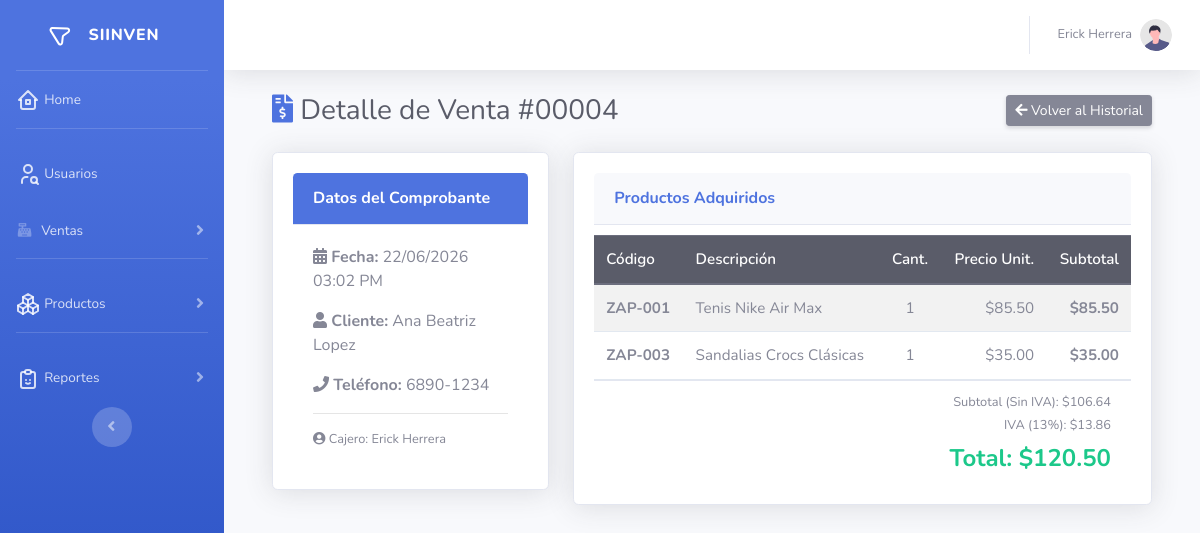
The page /apps/ventas/vistas/index.php?modulo=ventas&accion=detalle&id=4 (signed in) on the database its author committed.
### tables this page shows
CREATE TABLE `ventas` (
  `id_venta` int(11) NOT NULL AUTO_INCREMENT,
  `id_cliente` int(11) NOT NULL,
  `id_usuario` int(11) NOT NULL,
  `subtotal` decimal(10,2) NOT NULL DEFAULT 0.00,
  `iva` decimal(10,2) NOT NULL DEFAULT 0.00,
  `total` decimal(10,2) NOT NULL DEFAULT 0.00,
  `fecha_venta` timestamp NOT NULL DEFAULT current_timestamp(),
  PRIMARY KEY (`id_venta`),
  KEY `idx_ventas_cliente` (`id_cliente`),
  KEY `idx_ventas_usuario` (`id_usuario`),
  KEY `idx_ventas_fecha` (`fecha_venta`),
  CONSTRAINT `fk_ventas_cliente` FOREIGN KEY (`id_cliente`) REFERENCES `clientes` (`id_cliente`),
  CONSTRAINT `fk_ventas_usuario` FOREIGN KEY (`id_usuario`) REFERENCES `usuarios` (`id_usuario`)
);

CREATE TABLE `clientes` (
  `id_cliente` int(11) NOT NULL AUTO_INCREMENT,
  `nombre_completo` varchar(100) NOT NULL,
  `telefono` varchar(20) DEFAULT NULL,
  `correo` varchar(100) DEFAULT NULL,
  `direccion` text DEFAULT NULL,
  `created_at` timestamp NOT NULL DEFAULT current_timestamp(),
  PRIMARY KEY (`id_cliente`),
  KEY `idx_clientes_nombre` (`nombre_completo`)
);

CREATE TABLE `usuarios` (
  `id_usuario` int(11) NOT NULL AUTO_INCREMENT,
  `id_rol` int(11) NOT NULL,
  `nombre_completo` varchar(100) NOT NULL,
  `correo` varchar(100) NOT NULL,
  `contrasena` varchar(255) NOT NULL,
  `estado` bit(1) NOT NULL DEFAULT b'1',
  `created_at` timestamp NOT NULL DEFAULT current_timestamp(),
  `updated_at` timestamp NOT NULL DEFAULT current_timestamp() ON UPDATE current_timestamp(),
  PRIMARY KEY (`id_usuario`),
  UNIQUE KEY `uq_usuarios_correo` (`correo`),
  KEY `fk_usuarios_rol` (`id_rol`),
  CONSTRAINT `fk_usuarios_rol` FOREIGN KEY (`id_rol`) REFERENCES `roles` (`id_rol`)
);

CREATE TABLE `detalle_ventas` (
  `id_detalle` int(11) NOT NULL AUTO_INCREMENT,
  `id_venta` int(11) NOT NULL,
  `id_producto` int(11) NOT NULL,
  `cantidad` int(11) NOT NULL DEFAULT 1,
  `precio_unitario` decimal(10,2) NOT NULL,
  `subtotal_linea` decimal(10,2) NOT NULL,
  PRIMARY KEY (`id_detalle`),
  KEY `idx_detalle_venta` (`id_venta`),
  KEY `idx_detalle_producto` (`id_producto`),
  CONSTRAINT `fk_detalle_producto` FOREIGN KEY (`id_producto`) REFERENCES `productos` (`id_producto`),
  CONSTRAINT `fk_detalle_venta` FOREIGN KEY (`id_venta`) REFERENCES `ventas` (`id_venta`)
);

CREATE TABLE `productos` (
  `id_producto` int(11) NOT NULL AUTO_INCREMENT,
  `id_categoria` int(11) NOT NULL,
  `codigo` varchar(50) NOT NULL,
  `nombre` varchar(150) NOT NULL,
  `precio` decimal(10,2) NOT NULL DEFAULT 0.00,
  `stock` int(11) NOT NULL DEFAULT 0,
  `estado` bit(1) NOT NULL DEFAULT b'1',
  `created_at` timestamp NOT NULL DEFAULT current_timestamp(),
  `updated_at` timestamp NOT NULL DEFAULT current_timestamp() ON UPDATE current_timestamp(),
  PRIMARY KEY (`id_producto`),
  UNIQUE KEY `uq_productos_codigo` (`codigo`),
  KEY `idx_productos_categoria` (`id_categoria`),
  CONSTRAINT `fk_productos_categoria` FOREIGN KEY (`id_categoria`) REFERENCES `categorias` (`id_categoria`)
);

### config/conexion.php (called while the page is built)
<?php
class Conexion {
    public static function conectar() {
        $host = 'localhost';
        $db   = 'inventario_ventas';
        $user = 'root';
        $pass = '';
        $charset = 'utf8';
        try {
            $dsn = "mysql:host=$host;dbname=$db;charset=$charset";
            $options = [
                PDO::ATTR_ERRMODE            => PDO::ERRMODE_EXCEPTION,
                PDO::ATTR_DEFAULT_FETCH_MODE => PDO::FETCH_ASSOC,
                PDO::ATTR_EMULATE_PREPARES   => false,
            ];
            return new PDO($dsn, $user, $pass, $options);
        } catch (\PDOException $e) {
            die("Error crítico de conexión: " . $e->getMessage());
        }
    }
}

### apps/ventas/controladores/VentaController.php (called while the page is built, shortened)
<?php
class VentaController {
    public function obtenerInfoVenta($id_venta){
        $modelo = new \apps\ventas\modelos\ventaModel();
        return $modelo->obtenerInfoVenta($id_venta);
    }
    function obtenerDetalleVenta($id_venta) {
        $modelo = new \apps\ventas\modelos\ventaModel();
        return $modelo->obtenerDetallesVenta($id_venta);
    }
    }
?>

### apps/ventas/modelos/ventaModel.php (called while the page is built, shortened)
<?php
require_once __DIR__ . '/../../../config/conexion.php';
class ventaModel {
    private $db;
    public function __construct() {
        $this->db = \Conexion::conectar();
    }
    public function obtenerInfoVenta($id_venta) {
        try {
            $sql = "SELECT v.*, c.nombre_completo AS cliente, c.telefono, u.nombre_completo AS cajero
                    FROM ventas v
                    LEFT JOIN clientes c ON v.id_cliente = c.id_cliente
                    LEFT JOIN usuarios u ON v.id_usuario = u.id_usuario
                    WHERE v.id_venta = :id";
            $stmt = $this->db->prepare($sql);
            $stmt->execute(['id' => $id_venta]);
            return $stmt->fetch(\PDO::FETCH_ASSOC);
        } catch (\PDOException $e) {
            return false;
        }
    }
    public function obtenerDetallesVenta($id_venta) {
        try {
            $sql = "SELECT d.*, p.codigo, p.nombre
                    FROM detalle_ventas d
                    INNER JOIN productos p ON d.id_producto = p.id_producto
                    WHERE d.id_venta = :id";
            $stmt = $this->db->prepare($sql);
            $stmt->execute(['id' => $id_venta]);
            return $stmt->fetchAll(\PDO::FETCH_ASSOC);
        } catch (\PDOException $e) {
            return [];
        }
    }
}

### apps/ventas/vistas/detalle.php (the view, shortened to what this page needs)
<?php
$id_venta = $_GET['id'] ?? 0;
$ventaController = new VentaController();
$infoVenta = $ventaController->obtenerInfoVenta($id_venta);
$detalles = $ventaController->obtenerDetalleVenta($id_venta);
?>
<div class="container-fluid">
    <div class="d-sm-flex align-items-center justify-content-between mb-4">
        <h1 class="h3 mb-0 text-gray-800">
            <i class="fas fa-file-invoice-dollar text-primary"></i>
            Detalle de Venta #<?php echo str_pad($infoVenta['id_venta'], 5, "0", STR_PAD_LEFT); ?>
        </h1>
        <a href="index.php?modulo=ventas&accion=historial" class="btn btn-secondary btn-sm shadow-sm">
            <i class="fas fa-arrow-left"></i> Volver al Historial
        </a>
    </div>
    <div class="row">
        <div class="col-lg-4">
            <div class="card shadow mb-4">
                <div class="card-header py-3 bg-primary">
                    <h6 class="m-0 font-weight-bold text-white">Datos del Comprobante</h6>
                </div>
                <div class="card-body">
                    <p><strong><i class="fas fa-calendar-alt"></i> Fecha:</strong> <?php echo date('d/m/Y h:i A', strtotime($infoVenta['fecha_venta'])); ?></p>
                    <p><strong><i class="fas fa-user"></i> Cliente:</strong> <?php echo htmlspecialchars($infoVenta['cliente'] ?? 'Consumidor Final'); ?></p>
                    <?php if(!empty($infoVenta['telefono'])): ?>
                        <p><strong><i class="fas fa-phone"></i> Teléfono:</strong> <?php echo htmlspecialchars($infoVenta['telefono']); ?></p>
                    <?php endif; ?>
                    <hr>
                    <p class="mb-0 text-muted small"><i class="fas fa-user-circle"></i> Cajero: <?php echo htmlspecialchars($infoVenta['cajero']); ?></p>
                </div>
            </div>
        </div>
        <div class="col-lg-8">
            <div class="card shadow mb-4">
                <div class="card-header py-3">
                    <h6 class="m-0 font-weight-bold text-primary">Productos Adquiridos</h6>
                </div>
                <div class="card-body p-0">
                    <div class="table-responsive">
                        <table class="table table-striped mb-0">
                            <thead class="thead-dark">
                                <tr>
                                    <th>Código</th>
                                    <th>Descripción</th>
                                    <th class="text-center">Cant.</th>
                                    <th class="text-right">Precio Unit.</th>
                                    <th class="text-right">Subtotal</th>
                                </tr>
                            </thead>
                            <tbody>
                                <?php foreach ($detalles as $item): ?>
                                <tr>
                                    <td class="align-middle"><strong><?php echo htmlspecialchars($item['codigo'] ?? 'N/A'); ?></strong></td>
                                    <td class="align-middle"><?php echo htmlspecialchars($item['nombre']); ?></td>
                                    <td class="align-middle text-center"><?php echo $item['cantidad']; ?></td>
                                    <td class="align-middle text-right">$<?php echo number_format($item['precio_unitario'], 2); ?></td>
                                    <td class="align-middle text-right font-weight-bold">$<?php echo number_format($item['subtotal_linea'], 2); ?></td>
                                </tr>
                                <?php endforeach; ?>
                            </tbody>
                        </table>
                    </div>
                </div>
                <div class="card-footer bg-white text-right">
                    <div class="text-muted small mb-1">Subtotal (Sin IVA): $<?php echo number_format($infoVenta['subtotal'], 2); ?></div>
                    <div class="text-muted small mb-2">IVA (13%): $<?php echo number_format($infoVenta['iva'], 2); ?></div>
                    <h4 class="font-weight-bold text-success mb-0">Total: $<?php echo number_format($infoVenta['total'], 2); ?></h4>
                </div>
            </div>
        </div>
    </div>
</div>

### public/css/reporte.css (style rules this page uses)
:root { --primary: #4f46e5; --bg: #f8fafc; --surface: #ffffff; --text: #1e293b; --border: #e2e8f0; --danger: #ef4444; --success: #22c55e; }
body { font-family: 'Segoe UI', sans-serif; background-color: var(--bg); color: var(--text); margin: 20px; }
.card { background: var(--surface); padding: 20px; border-radius: 8px; border: 1px solid var(--border); box-shadow: 0 1px 3px rgba(0,0,0,0.05); }
table { width: 100%; border-collapse: collapse; margin-top: 10px; text-align: left; }
th, td { padding: 12px; border-bottom: 1px solid var(--border); font-size: 0.95rem; }
th { background-color: #f1f5f9; color: #475569; font-weight: 600; }

### rows shown on the page
ventas: id_venta "00004", fecha_venta "22/06/2026 03:02 PM", id_cliente.nombre_completo "Ana Beatriz Lopez", id_cliente.telefono "6890-1234", id_usuario.nombre_completo "Erick Herrera", subtotal "106.64", iva "13.86", total "120.50"
detalle_ventas: id_producto.codigo "ZAP-001", id_producto.nombre "Tenis Nike Air Max", cantidad "1", precio_unitario "85.50", subtotal_linea "85.50"
detalle_ventas: id_producto.codigo "ZAP-003", id_producto.nombre "Sandalias Crocs Clásicas", cantidad "1", precio_unitario "35.00", subtotal_linea "35.00"

### other values the page prints
$_SESSION['usuario_nombre'] "Erick Herrera"
